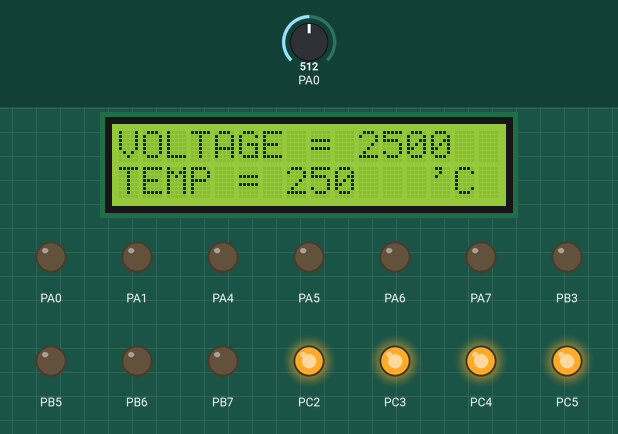
Recording of a program running on a simulated ATmega32, built with avr-gcc and emulated at 8 MHz. On the bench: 16×2 character LCD, output pins drawn as LEDs (lit = HIGH). Wiring (inferred from the names in the program): character LCD (HD44780): RS PA3; E PA2; data PB0, PB1, PB2, PB4. Inputs (shaded band) come from the test bench; at power-on: PA0 = 512. Pins used as bus, display or sensor lines are not drawn.

Above: at 2.3 s.
2.4 s: PA0 set to 716
At 3.3 s:
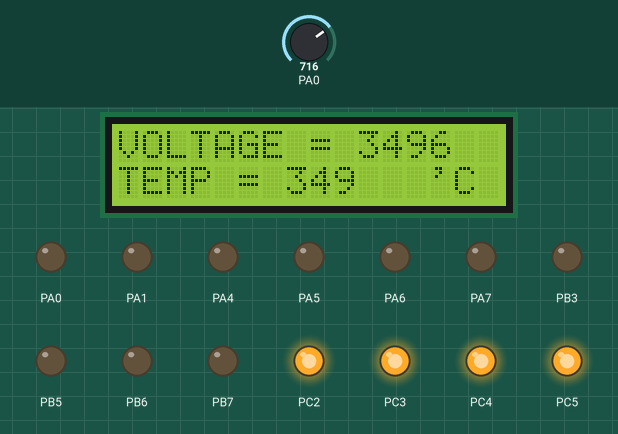
4.2 s: PA0 set to 900
At 5.7 s:
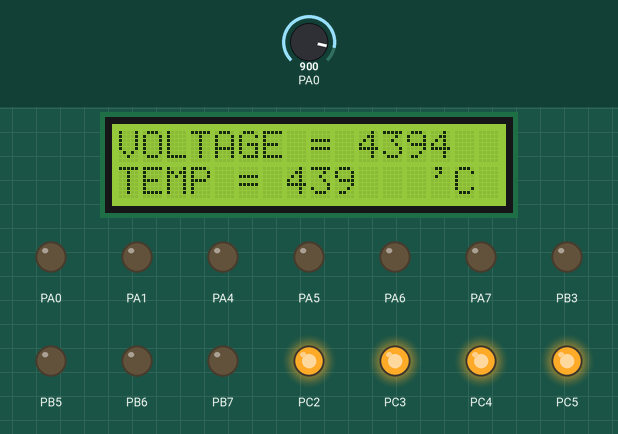
6.4 s: PA0 set to 1023
At 8.4 s:
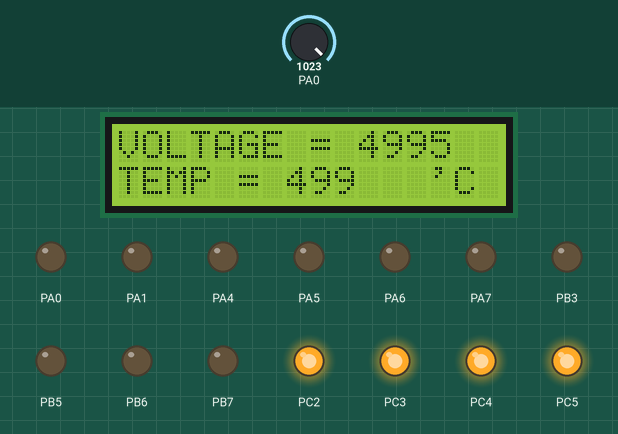
Timing chart, 0 to 9.9 s (numbered marks = the images above; inputs shaded):
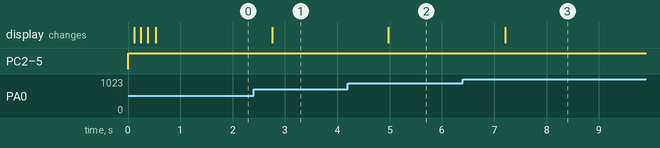

Measured:
- after the input at 2.4 s, the display: changes after 0.36 s (image 1)
- after the input at 4.2 s, the display: changes after 0.78 s (image 2)
- after the input at 6.4 s, the display: changes after 0.81 s (image 3)

The program:

main.c
```c
/*
 * main.c
 *
 *  Created on: Oct 9, 2022
 *      Author: Kero
 */
#include "STD_TYPES.h"
#include "BIT_MATH.h"

#include "DIO_interface.h"
#include "ADC_interface.h"
#include "LCD_interface.h"

#include <util/delay.h>

int main(void)
{

	u16 App_u16DigitalValue ;
	u32 Local_u32AnalogValue = 0;
	DIO_voidInit();
	ADC_voidInit();
	LCD_voidInit();
	LCD_voidSendStr("VOLTAGE =       mv");
	LCD_u8GoToXY(LCD_u8_LINE_2,0);
	LCD_voidSendStr("TEMP =       'C");
	while(1)
	{
		ADC_u8GetDigitalValueSyncNonBlocking(ADC_u8_CHANNEL_0 ,&App_u16DigitalValue);
		Local_u32AnalogValue = (App_u16DigitalValue * 5000UL) / 1024;
		LCD_u8GoToXY(LCD_u8_LINE_1,10);
		LCD_voidSendNum(Local_u32AnalogValue);
		LCD_u8GoToXY(LCD_u8_LINE_2,7);
		LCD_voidSendNum(Local_u32AnalogValue /10);
		_delay_ms(1000);
	}
	return 0;
}
```

ADC_interface.h
```c
/******************************************/
/********** name    : kerollos samaan *****/
/********** date    : 08/10/2022      *****/
/********** SWC     : ADC             *****/
/********** verison : v-1             *****/
/******************************************/

#ifndef ADC_INTERFACE_H
#define ADC_INTERFACE_H


#define ADC_u8_CHANNEL_0      0
#define ADC_u8_CHANNEL_1      1
#define ADC_u8_CHANNEL_2      2
#define ADC_u8_CHANNEL_3      3
#define ADC_u8_CHANNEL_4      4
#define ADC_u8_CHANNEL_5      5
#define ADC_u8_CHANNEL_6      6
#define ADC_u8_CHANNEL_7      7

void ADC_voidInit(void);

u8 ADC_u8GetDigitalValueSyncNonBlocking(u8 Copy_u8ChannelNum,u16 *Copy_pu16DigitalValue);

u8 ADC_u8GetDigitalValueAsync          (u8 Copy_u8ChannelNum,void(*Copy_pfNotification)(u16));
#endif
```

ADC_program.c
```c
/******************************************/
/********** name    : kerollos samaan *****/
/********** date    : 08/10/2022      *****/
/********** SWC     : ADC             *****/
/********** verison : v-1             *****/
/******************************************/

#include "STD_TYPES.h"
#include "BIT_MATH.h"

#include "ADC_interface.h"
#include "ADC_private.h"
#include "ADC_config.h"

static void (*ADC_pfNotification)(u16) = NULL;
/*ADC Busy Flag*/
static u8 ADC_u8BusyFlag = 0;

void ADC_voidInit(void)
{
	//1-Select Vref = AVCC
		CLR_BIT(ADC_u8_ADMUX_REG,7);
		SET_BIT(ADC_u8_ADMUX_REG,6);
	//2-Right Adjust
		CLR_BIT(ADC_u8_ADMUX_REG,5);
	//3-Disable Auto Trigger
		CLR_BIT(ADC_u8_ADCSRA_REG,5);
	//4-Select CLK/64
		CLR_BIT(ADC_u8_ADCSRA_REG,0);
		SET_BIT(ADC_u8_ADCSRA_REG,1);
		SET_BIT(ADC_u8_ADCSRA_REG,2);
	//5-Enable ADC
		SET_BIT(ADC_u8_ADCSRA_REG,7);
}
u8 ADC_u8GetDigitalValueSyncNonBlocking(u8 Copy_u8ChannelNum,u16 *Copy_pu16DigitalValue)
{
	u8 Local_u8ErrorState = STD_TYPES_OK;
	u32 Local_u32TimeOutCounter = 0;
	if((Copy_u8ChannelNum < 32)&&(Copy_pu16DigitalValue != NULL))
	{
		//Clear MUX4...0
		ADC_u8_ADMUX_REG &= 0b11100000;
		//Select Channel
		ADC_u8_ADMUX_REG |= Copy_u8ChannelNum;
		//Start Conversion
		SET_BIT(ADC_u8_ADCSRA_REG,6);
		//Wait flag =1
		while((GET_BIT(ADC_u8_ADCSRA_REG,4) == 0)&&(Local_u32TimeOutCounter < ADC_u32_TIME_OUT_MAX_VALUE))
		{
			Local_u32TimeOutCounter++;
		}
		if(GET_BIT(ADC_u8_ADCSRA_REG,4) == 1)
		{
			//Read Digital Value
			*Copy_pu16DigitalValue = ADC_u16_ADC_REG;
			//Clear Flag
		    SET_BIT(ADC_u8_ADCSRA_REG,4);
		}
		else
		{
			Local_u8ErrorState = STD_TYPES_NOK;
		}

	}
	else
	{
		Local_u8ErrorState = STD_TYPES_NOK;
	}
	return Local_u8ErrorState;
}

u8 ADC_u8GetDigitalValueAsync(u8 Copy_u8ChannelNum,void(*Copy_pfNotification)(u16))
{
	u8 Local_u8ErrorState = STD_TYPES_OK;
	if((Copy_u8ChannelNum < 32)&&(Copy_pfNotification != NULL)&&(ADC_u8BusyFlag == 0))
	{
		/*Set ADC_u8BusyFlag*/
		ADC_u8BusyFlag = 1;
		/*Update Global Pointer to Function*/
		ADC_pfNotification = Copy_pfNotification;
		/*Enable ADC Interrupt*/
		SET_BIT(ADC_u8_ADCSRA_REG,3);
		//Clear MUX4...0
		ADC_u8_ADMUX_REG &= 0b11100000;
		//Select Channel
		ADC_u8_ADMUX_REG |= Copy_u8ChannelNum;
		//Start Conversion
		SET_BIT(ADC_u8_ADCSRA_REG,6);
	}
	else
	{
		Local_u8ErrorState = STD_TYPES_NOK;
	}

	return Local_u8ErrorState;
}

void __vector_16(void)  __attribute__((signal));
void __vector_16(void)
{
	if(ADC_pfNotification != NULL)
	{
		CLR_BIT(ADC_u8_ADCSRA_REG,3);
		ADC_pfNotification(ADC_u16_ADC_REG);
		ADC_u8BusyFlag =0;
	}
}
```

GI_interface.h
```c
/******************************************/
/********** name    : kerollos samaan *****/
/********** date    : 03/10/2022      *****/
/********** SWC     : GI              *****/
/********** verison : v-1             *****/
/******************************************/

#ifndef GI_INTERFACE_H
#define GI_INTERFACE_H

void GI_voidEnale(void);

void GI_voidDisable(void);

#endif
```

GI_program.c
```c
/******************************************/
/********** name    : kerollos samaan *****/
/********** date    : 03/10/2022      *****/
/********** SWC     : GI              *****/
/********** verison : v-1             *****/
/******************************************/
#include"STD_TYPES.h"
#include"BIT_MATH.h"

#include"GI_interface.h"
#include"GI_private.h"
#include"GI_config.h"

void GI_voidEnale(void)
{
	SET_BIT(SREG,7);
}

void GI_voidDisable(void)
{
	CLR_BIT(SREG,7);
}
```

ADC_config.h
```c
/******************************************/
/********** name    : kerollos samaan *****/
/********** date    : 08/10/2022      *****/
/********** SWC     : ADC             *****/
/********** verison : v-1             *****/
/******************************************/

#ifndef ADC_CONFIG_H
#define ADC_CONFIG_H

#define ADC_u32_TIME_OUT_MAX_VALUE     5000

#endif
```

GI_config.h
```c
/******************************************/
/********** name    : kerollos samaan *****/
/********** date    : 03/10/2022      *****/
/********** SWC     : GI              *****/
/********** verison : v-1             *****/
/******************************************/

#ifndef GI_CONFIG_H
#define GI_CONFIG_H


#endif
```

LCD_config.h
```c
/******************************************/
/********** name    : kerollos samaan *****/
/********** date    : 10/9/2022        *****/
/********** SWC     : LCD             *****/
/********** verison : v-1             *****/
/******************************************/

#ifndef LCD_CONFIG_H
#define LCD_CONFIG_H

#define LCD_RS_PORT      DIO_u8_PORTA

#define LCD_EN_PORT      DIO_u8_PORTA

#define LCD_DATA_PORT    DIO_u8_PORTB

#define LCD_RS_PIN       DIO_u8_PIN3

#define LCD_EN_PIN       DIO_u8_PIN2

#define LCD_DB4_PIN       DIO_u8_PIN0
#define LCD_DB5_PIN       DIO_u8_PIN1
#define LCD_DB6_PIN       DIO_u8_PIN2
#define LCD_DB7_PIN       DIO_u8_PIN4

/*Option 1-CURSOR_ENABLE
         2-CURSOR_DISABLE */

#define CURSOR_DISPLAY    CURSOR_DISABLE
/*****************************************************************************************************************************/
/*****************************************************************************************************************************/
/*Option 1-CURSOR_BLINK_ON
         2-CURSOR_BLINK_OFF */

#define CURSOR_BLINK  	CURSOR_BLINK_OFF
#endif
```

LCD_interface.h
```c
/******************************************/
/********** name    : kerollos samaan *****/
/********** date    : 10/9/2022        *****/
/********** SWC     : LCD            *****/
/********** verison : v-1             *****/
/******************************************/

#ifndef LCD_INTERFACE_H
#define LCD_INTERFACE_H

#define LCD_u8_LINE_1   1
#define LCD_u8_LINE_2   2
#define LCD_u8_LINE_3   3
#define LCD_u8_LINE_4   4


void LCD_voidInit           (void);

void LCD_voidClearScreen    (void);

void LCD_voidSendCmnd       (u8  Copy_u8Cmnd);

void LCD_voidSendChar       (u8  Copy_u8Char);

void LCD_voidSendStr        (u8* Copy_pu8Str );

void LCD_voidSendNum        (u32 Copy_u32Num );

void LCD_voidShiftRight     (void);

void LCD_voidShiftLeft      (void);

                             /*CharNum:0--->7*/                         /*LineNum:1or2*/       /*Location:0-->39*/
u8 LCD_u8SendSpecialChar    (u8 Copy_u8CharNum , u8* Copy_pu8CharShape);

u8   LCD_u8GoToXY           (u8  Copy_u8LineNum , u8 Copy_u8Location);

#endif
```

LCD_program.c
```c
   /******************************************/
/********** name    : kerollos samaan *****/
/********** date    : 10/9/2022       *****/
/********** SWC     : LCD             *****/
/********** verison : v-1             *****/
/******************************************/

/*lib*/
#include "STD_TYPES.h"
#include "BIT_MATH.h"
#ifndef	F_CPU
#define  F_CPU 8000000UL
#endif
#include <util/delay.h>

/*MCAL*/
#include "DIO_interface.h"

/*HAL*/
#include "LCD_interface.h"
#include "LCD_private.h"
#include "LCD_config.h"

u8 LCD_Data_Pins[4]={LCD_DB4_PIN,LCD_DB5_PIN,LCD_DB6_PIN,LCD_DB7_PIN};
void LCD_voidInit(void)
{

		_delay_ms(35);
		//FIRST 4 BITS SENT (function set)
		DIO_u8SetPinValue(DIO_u8_PORTA,LCD_EN_PIN ,DIO_u8_LOW);
		DIO_u8SetPinValue(DIO_u8_PORTA,LCD_RS_PIN ,DIO_u8_LOW);

		//FIRST 4 BITS SENT (function set)
		DIO_u8SetPinValue(DIO_u8_PORTB,LCD_DB4_PIN,DIO_u8_LOW);
		DIO_u8SetPinValue(DIO_u8_PORTB,LCD_DB5_PIN,DIO_u8_HIGH);
		DIO_u8SetPinValue(DIO_u8_PORTB,LCD_DB6_PIN,DIO_u8_LOW);
		DIO_u8SetPinValue(DIO_u8_PORTB,LCD_DB7_PIN,DIO_u8_LOW);


		DIO_u8SetPinValue(DIO_u8_PORTA,LCD_EN_PIN ,DIO_u8_HIGH);
		_delay_ms(1);
		DIO_u8SetPinValue(DIO_u8_PORTA,LCD_EN_PIN ,DIO_u8_LOW);
		DIO_u8SetPinValue(DIO_u8_PORTA,LCD_RS_PIN ,DIO_u8_LOW);
		_delay_ms(1);

		//SECOND 4 BITS SENT (function set)
		DIO_u8SetPinValue(DIO_u8_PORTB,LCD_DB4_PIN,DIO_u8_LOW);
		DIO_u8SetPinValue(DIO_u8_PORTB,LCD_DB5_PIN,DIO_u8_HIGH);
		DIO_u8SetPinValue(DIO_u8_PORTB,LCD_DB6_PIN,DIO_u8_LOW);
		DIO_u8SetPinValue(DIO_u8_PORTB,LCD_DB7_PIN,DIO_u8_LOW);

		DIO_u8SetPinValue(DIO_u8_PORTA,LCD_EN_PIN ,DIO_u8_HIGH);
		_delay_ms(1);
		DIO_u8SetPinValue(DIO_u8_PORTA,LCD_EN_PIN ,DIO_u8_LOW);
		DIO_u8SetPinValue(DIO_u8_PORTA,LCD_RS_PIN ,DIO_u8_LOW);
		_delay_ms(1);

		//last 3 bits
		DIO_u8SetPinValue(DIO_u8_PORTB,LCD_DB4_PIN,DIO_u8_LOW);
		DIO_u8SetPinValue(DIO_u8_PORTB,LCD_DB5_PIN,DIO_u8_LOW);
		DIO_u8SetPinValue(DIO_u8_PORTB,LCD_DB6_PIN,DIO_u8_LOW);
		DIO_u8SetPinValue(DIO_u8_PORTB,LCD_DB7_PIN,DIO_u8_HIGH);

		DIO_u8SetPinValue(DIO_u8_PORTA,LCD_EN_PIN ,DIO_u8_HIGH);


		_delay_ms(35);
		// FIRST 4 BITS (display on/off control)
		DIO_u8SetPinValue(DIO_u8_PORTA,LCD_EN_PIN ,DIO_u8_LOW);
		DIO_u8SetPinValue(DIO_u8_PORTA,LCD_RS_PIN ,DIO_u8_LOW);
		_delay_ms(1);
		DIO_u8SetPinValue(DIO_u8_PORTB,LCD_DB4_PIN,DIO_u8_LOW);
		DIO_u8SetPinValue(DIO_u8_PORTB,LCD_DB5_PIN,DIO_u8_LOW);
		DIO_u8SetPinValue(DIO_u8_PORTB,LCD_DB6_PIN,DIO_u8_LOW);
		DIO_u8SetPinValue(DIO_u8_PORTB,LCD_DB7_PIN,DIO_u8_LOW);


		DIO_u8SetPinValue(DIO_u8_PORTA,LCD_EN_PIN ,DIO_u8_HIGH);
		_delay_ms(1);

		// SECOND 4 BITS (display on/off control)
		DIO_u8SetPinValue(DIO_u8_PORTA,LCD_EN_PIN ,DIO_u8_LOW);
		DIO_u8SetPinValue(DIO_u8_PORTA,LCD_RS_PIN ,DIO_u8_LOW);
		_delay_ms(1);
		DIO_u8SetPinValue(DIO_u8_PORTB,LCD_DB4_PIN,DIO_u8_LOW); //B
		DIO_u8SetPinValue(DIO_u8_PORTB,LCD_DB5_PIN,DIO_u8_LOW); //C
		DIO_u8SetPinValue(DIO_u8_PORTB,LCD_DB6_PIN,DIO_u8_HIGH); //D
		DIO_u8SetPinValue(DIO_u8_PORTB,LCD_DB7_PIN,DIO_u8_HIGH);

		DIO_u8SetPinValue(DIO_u8_PORTA,LCD_EN_PIN ,DIO_u8_HIGH);
		_delay_ms(35);
		//FIRST 4 BITS (display clear)
		DIO_u8SetPinValue(DIO_u8_PORTA,LCD_EN_PIN ,DIO_u8_LOW);
		DIO_u8SetPinValue(DIO_u8_PORTA,LCD_RS_PIN ,DIO_u8_LOW);
		_delay_ms(1);
		DIO_u8SetPinValue(DIO_u8_PORTB,LCD_DB4_PIN,DIO_u8_LOW);
		DIO_u8SetPinValue(DIO_u8_PORTB,LCD_DB5_PIN,DIO_u8_LOW);
		DIO_u8SetPinValue(DIO_u8_PORTB,LCD_DB6_PIN,DIO_u8_LOW);
		DIO_u8SetPinValue(DIO_u8_PORTB,LCD_DB7_PIN,DIO_u8_LOW);

		DIO_u8SetPinValue(DIO_u8_PORTA,LCD_EN_PIN ,DIO_u8_HIGH);
		_delay_ms(1);

		//SECOND  4 BITS (display clear)
		DIO_u8SetPinValue(DIO_u8_PORTA,LCD_EN_PIN ,DIO_u8_LOW);
		DIO_u8SetPinValue(DIO_u8_PORTA,LCD_RS_PIN ,DIO_u8_LOW);
		_delay_ms(1);
		DIO_u8SetPinValue(DIO_u8_PORTB,LCD_DB4_PIN,DIO_u8_HIGH);
		DIO_u8SetPinValue(DIO_u8_PORTB,LCD_DB5_PIN,DIO_u8_LOW);
		DIO_u8SetPinValue(DIO_u8_PORTB,LCD_DB6_PIN,DIO_u8_LOW);
		DIO_u8SetPinValue(DIO_u8_PORTB,LCD_DB7_PIN,DIO_u8_LOW);
		DIO_u8SetPinValue(DIO_u8_PORTA,LCD_EN_PIN ,DIO_u8_HIGH);
		_delay_ms(35);

		//FIRST 4 BITS (entry mode set)
		DIO_u8SetPinValue(DIO_u8_PORTA,LCD_EN_PIN ,DIO_u8_LOW);
		DIO_u8SetPinValue(DIO_u8_PORTA,LCD_RS_PIN ,DIO_u8_LOW);
		_delay_ms(1);
		DIO_u8SetPinValue(DIO_u8_PORTB,LCD_DB4_PIN,DIO_u8_LOW);
		DIO_u8SetPinValue(DIO_u8_PORTB,LCD_DB5_PIN,DIO_u8_LOW);
		DIO_u8SetPinValue(DIO_u8_PORTB,LCD_DB6_PIN,DIO_u8_LOW);
		DIO_u8SetPinValue(DIO_u8_PORTB,LCD_DB7_PIN,DIO_u8_LOW);

		DIO_u8SetPinValue(DIO_u8_PORTA,LCD_EN_PIN ,DIO_u8_HIGH);
		_delay_ms(1);

		//SECOND 4 BITS (entry mode set)
		DIO_u8SetPinValue(DIO_u8_PORTA,LCD_EN_PIN ,DIO_u8_LOW);
		DIO_u8SetPinValue(DIO_u8_PORTA,LCD_RS_PIN ,DIO_u8_LOW);
		_delay_ms(1);
		DIO_u8SetPinValue(DIO_u8_PORTB,LCD_DB4_PIN,DIO_u8_LOW);
		DIO_u8SetPinValue(DIO_u8_PORTB,LCD_DB5_PIN,DIO_u8_HIGH);
		DIO_u8SetPinValue(DIO_u8_PORTB,LCD_DB6_PIN,DIO_u8_HIGH);
		DIO_u8SetPinValue(DIO_u8_PORTB,LCD_DB7_PIN,DIO_u8_LOW);

		DIO_u8SetPinValue(DIO_u8_PORTA,LCD_EN_PIN ,DIO_u8_HIGH);
		_delay_ms(2);
		DIO_u8SetPinValue(DIO_u8_PORTA,LCD_EN_PIN ,DIO_u8_LOW);
		_delay_ms(1);

}

void LCD_voidSendCmnd(u8  Copy_u8Cmnd)
{
	DIO_u8SetPinValue(DIO_u8_PORTA,LCD_EN_PIN,DIO_u8_LOW);
	DIO_u8SetPinValue(DIO_u8_PORTA,LCD_RS_PIN,DIO_u8_LOW);

	DIO_u8SetPinValue(DIO_u8_PORTB,LCD_DB4_PIN,GET_BIT(Copy_u8Cmnd,4));
	DIO_u8SetPinValue(DIO_u8_PORTB,LCD_DB5_PIN,GET_BIT(Copy_u8Cmnd,5));
	DIO_u8SetPinValue(DIO_u8_PORTB,LCD_DB6_PIN,GET_BIT(Copy_u8Cmnd,6));
	DIO_u8SetPinValue(DIO_u8_PORTB,LCD_DB7_PIN,GET_BIT(Copy_u8Cmnd,7));

	DIO_u8SetPinValue(DIO_u8_PORTA,LCD_EN_PIN,DIO_u8_HIGH);
		_delay_ms(2);

		//second 4 bits
		DIO_u8SetPinValue(DIO_u8_PORTA,LCD_EN_PIN,DIO_u8_LOW);
		_delay_ms(2);

		DIO_u8SetPinValue(DIO_u8_PORTB,LCD_DB4_PIN,GET_BIT(Copy_u8Cmnd,0));
		DIO_u8SetPinValue(DIO_u8_PORTB,LCD_DB5_PIN,GET_BIT(Copy_u8Cmnd,1));
		DIO_u8SetPinValue(DIO_u8_PORTB,LCD_DB6_PIN,GET_BIT(Copy_u8Cmnd,2));
		DIO_u8SetPinValue(DIO_u8_PORTB,LCD_DB7_PIN,GET_BIT(Copy_u8Cmnd,3));

		DIO_u8SetPinValue(DIO_u8_PORTA,LCD_EN_PIN,DIO_u8_HIGH);
		_delay_ms(2);
		DIO_u8SetPinValue(DIO_u8_PORTA,LCD_EN_PIN,DIO_u8_LOW);
		_delay_ms(2);
}

void LCD_voidSendChar(u8 Copy_u8Char)
{
	DIO_u8SetPinValue(DIO_u8_PORTA,LCD_EN_PIN,DIO_u8_LOW);
	DIO_u8SetPinValue(DIO_u8_PORTA,LCD_RS_PIN,DIO_u8_HIGH);

	DIO_u8SetPinValue(DIO_u8_PORTB,LCD_DB4_PIN,GET_BIT(Copy_u8Char,4));
	DIO_u8SetPinValue(DIO_u8_PORTB,LCD_DB5_PIN,GET_BIT(Copy_u8Char,5));
	DIO_u8SetPinValue(DIO_u8_PORTB,LCD_DB6_PIN,GET_BIT(Copy_u8Char,6));
	DIO_u8SetPinValue(DIO_u8_PORTB,LCD_DB7_PIN,GET_BIT(Copy_u8Char,7));

	DIO_u8SetPinValue(DIO_u8_PORTA,LCD_EN_PIN,DIO_u8_HIGH);
		_delay_ms(2);

		//second 4 bits
		DIO_u8SetPinValue(DIO_u8_PORTA,LCD_EN_PIN,DIO_u8_LOW);
		_delay_ms(2);

		DIO_u8SetPinValue(DIO_u8_PORTB,LCD_DB4_PIN,GET_BIT(Copy_u8Char,0));
		DIO_u8SetPinValue(DIO_u8_PORTB,LCD_DB5_PIN,GET_BIT(Copy_u8Char,1));
		DIO_u8SetPinValue(DIO_u8_PORTB,LCD_DB6_PIN,GET_BIT(Copy_u8Char,2));
		DIO_u8SetPinValue(DIO_u8_PORTB,LCD_DB7_PIN,GET_BIT(Copy_u8Char,3));

		DIO_u8SetPinValue(DIO_u8_PORTA,LCD_EN_PIN,DIO_u8_HIGH);
		_delay_ms(2);
		DIO_u8SetPinValue(DIO_u8_PORTA,LCD_EN_PIN,DIO_u8_LOW);
		_delay_ms(2);

}

void LCD_voidSendStr(u8* Copy_pu8Str )
{
	u8 Local_u8StrLen = 0;
	while( Copy_pu8Str[Local_u8StrLen] != '\0')
	{
		LCD_voidSendChar ( Copy_pu8Str[Local_u8StrLen] );
		Local_u8StrLen++;
	}
}

void LCD_voidSendNum (u32  Copy_u32Num )
{
    u8 Local_u8NumArr[10]= {0};
	u8 Local_u8ArrIndex = 0;
	if(Copy_u32Num == 0)
	{
		LCD_voidSendChar('0');
	}
	else
	{
		while(Copy_u32Num > 0)
		{
			Local_u8NumArr[Local_u8ArrIndex] = (Copy_u32Num % 10);
			Copy_u32Num /=10;
			Local_u8ArrIndex++;
		}
		for (int i = Local_u8ArrIndex-1 ; i>=0 ;i--)
		{
			LCD_voidSendChar( Local_u8NumArr[i] + '0');
		}
	}
}


u8 LCD_u8GoToXY (u8 Copy_u8LineNum , u8 Copy_u8Location)
{
	u8 Local_u8ErrorState = STD_TYPES_OK;
	if (Copy_u8Location <= 39)
	{
		switch (Copy_u8LineNum)
		{
			case LCD_u8_LINE_1   : LCD_voidSendCmnd (0x80 + Copy_u8Location); break;
			case LCD_u8_LINE_2   : LCD_voidSendCmnd (0xc0 + Copy_u8Location); break;
			case LCD_u8_LINE_3   : LCD_voidSendCmnd (0x94 + Copy_u8Location); break;
			case LCD_u8_LINE_4   : LCD_voidSendCmnd (0xD4 + Copy_u8Location); break;
			default              : Local_u8ErrorState = STD_TYPES_NOK;
		}
	}
	else
	{
		Local_u8ErrorState = STD_TYPES_NOK;
	}
	return Local_u8ErrorState;
}

void LCD_voidClearScreen (void)
{
	LCD_voidSendCmnd (0x01);
	_delay_ms (2);
}

u8 LCD_u8SendSpecialChar    (u8 Copy_u8CharNum , u8* Copy_pu8CharShape)
{
	u8 Local_u8ErrorState = STD_TYPES_OK;
	if(Copy_u8CharNum <= 7)
	{
		switch(Copy_u8CharNum)
		{
			case 0:LCD_voidSendCmnd(0b01000000); break; //0
			case 1:LCD_voidSendCmnd(0b01001000); break; //8
			case 2:LCD_voidSendCmnd(0b01010000); break; //16
			case 3:LCD_voidSendCmnd(0b01011000); break; //24
			case 4:LCD_voidSendCmnd(0b01100000); break; //32
			case 5:LCD_voidSendCmnd(0b01101000); break; //40
			case 6:LCD_voidSendCmnd(0b01110000); break; //48
			case 7:LCD_voidSendCmnd(0b01111000); break; //56
		}
		for(int i=0 ;i <8 ;i++)
		{
		   LCD_voidSendChar(Copy_pu8CharShape[i]);
		}
	}
	else
	{
	  Local_u8ErrorState = STD_TYPES_NOK;
	}
	return Local_u8ErrorState;
}

void LCD_voidShiftRight(void)
{
	LCD_voidSendCmnd(0b00011100);
	_delay_ms(100);
}

void LCD_voidShiftLeft(void)
{
	LCD_voidSendCmnd(0b00011000);
	_delay_ms(100);
}
```

ADC_private.h
```c
/******************************************/
/********** name    : kerollos samaan *****/
/********** date    : 08/10/2022      *****/
/********** SWC     : ADC             *****/
/********** verison : v-1             *****/
/******************************************/

#ifndef ADC_PRIVATE_H
#define ADC_PRIVATE_H

#define ADC_u8_ADMUX_REG                 *((volatile u8*)0x27)
#define ADC_u8_ADCSRA_REG                *((volatile u8*)0x26)
#define ADC_u8_ADCH_REG                  *((volatile u8*)0x25)
#define ADC_u8_ADCL_REG                  *((volatile u8*)0x24)
#define ADC_u8_SFIOR_REG                 *((volatile u8*)0x50)

/*for read ADC in one step*/
#define ADC_u16_ADC_REG                  *((volatile u16*)0x24)


#endif
```

GI_private.h
```c
/******************************************/
/********** name    : kerollos samaan *****/
/********** date    : 03/10/2022      *****/
/********** SWC     : GI              *****/
/********** verison : v-1             *****/
/******************************************/

#ifndef GI_PRIVATE_H
#define GI_PRIVATE_H

#define SREG        *((volatile u8*)0x5f)


#endif
```

Source omitted: BIT_MATH.h (651 bytes), DIO_config.h (6319 bytes), DIO_interface.h (1545 bytes), DIO_private.h (1439 bytes), DIO_program.c (11419 bytes), LCD_private.h (475 bytes), STD_TYPES.h (773 bytes)
